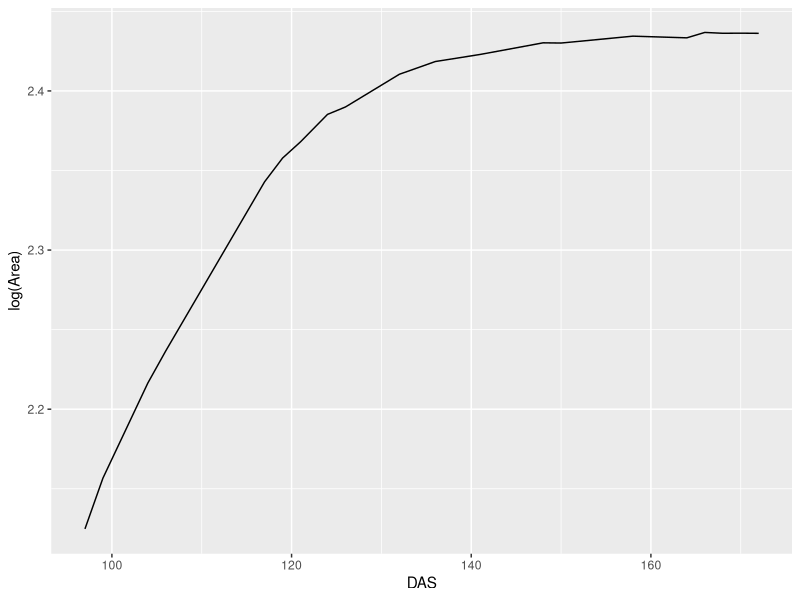
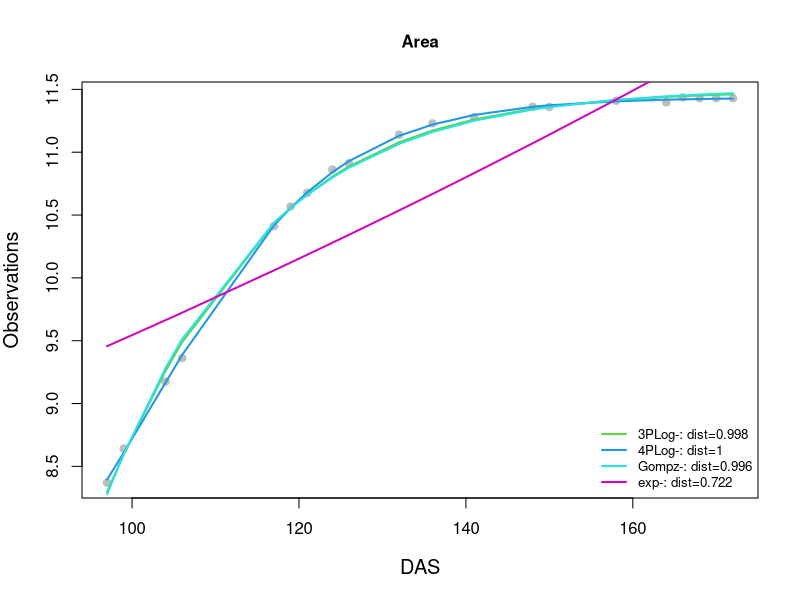

Write the R code that produced these figures, in order.
## ---- chunk 1
knitr::opts_chunk$set(echo = TRUE)
## ---- chunk 2
#knitr::opts_chunk$set(echo = TRUE)
library(nlme)
library(ggplot2)
library(minpack.lm)



dat <- 
  structure(list(DAS = c(97L,99L,104L,106L,117L,119L,121L,124L,126L,132L,136L,141L,148L,150L,158L,164L,166L,168L,170L,172L), Area = c(8.370800727, 8.64213355,9.174472016, 9.362132007,10.41167566,10.56785796,10.67644391,10.86194839,10.91280857,11.13945071,11.2288634,
11.27908539,11.36168603,11.36015415,11.40938073,11.39736634,11.43609057,11.4300116,11.43073739,
11.42969817)), .Names = c("DAS", "Area"), class = "data.frame", row.names = c(NA, -20L))

## ---- chunk 3
ggplot(dat, aes(DAS, log(Area)))+ geom_line()


## ---- chunk 4

goodnessoffit = function(dobs, dpred){
  
  gof <- 1 - (sum(( dobs - dpred )^2)/
                    sum((dobs - mean(dobs))^2))
  
  return(gof)
  
}
  

#' Fit logist 3 parm model
#' @param sdat data
#' @param trait to be tested
fitLogis = function(sdat, trait){
  
  y = as.formula(paste(trait, '~', 'SSlogis(DAS, Asym, xmid, scal)', sep=''))
  tmp.logis  <- getInitial(y, data = sdat)
  fit.logis  <- nlsLM(y, trace = F, control = list(maxiter=500), data = sdat)
  return(fit.logis)
 
}


#' Fit logist 4 parm model
#' @param sdat data
#' @param trait to be tested
fitFpl = function(sdat, trait){
  
  y = as.formula(paste(trait, '~', 'SSfpl(DAS, A, B, xmid, scal)', sep=''))
  tmp.fpl  <- getInitial(y, data = sdat)
  fit.fpl <- nlsLM(y, data = sdat)
  return(fit.fpl)
  
}

fitGomp = function(sdat, trait){
  
  y = as.formula(paste(trait, '~', 'SSgompertz(DAS, Asym, b2, b3)', sep=''))
  tmp.gomp <- getInitial(y, data = sdat)
  fit.gomp <- nlsLM(y, data = sdat)
  return(fit.gomp)
  
}

#' Fit exponential
#' @param sdat data
#' @param trait to be tested
fitExp = function(sdat, trait){
  
  t = as.formula(paste(trait, '~', 'DAS', sep=''))
  mod1 <- lm(t, data = sdat)
  y = as.formula(paste(trait, '~', 'M0*exp(r*DAS)', sep=''))
  fit.exp <- nlsLM(y, data = sdat, start = list(M0 = exp(coef(mod1)[1]), r = coef(mod1)[2]))
  return(fit.exp)
}

#' fitBimodal
#' @param sdat data set
#' @title plot
#' @param mute produce a plot (TRUE) or not FALSE
fitBimodal = function(sdat, title=NULL, mute=FALSE){
  
  library(mixtools)
  response = sdat
  mixmdl = normalmixEM(response)
  if(mute == TRUE){
      plot(mixmdl, which=2, main2=title)
      lines(density(response), lty=2, lwd=2)
  }
  return(mixmdl)
  
}
## ---- chunk 5

testModels = function(sdat, trait)
{
  
  m = list()
  m[['3PLog']] = fitLogis(sdat, trait)
  m[['4PLog']] = fitFpl(sdat, trait)
  m[['Gompz']] = fitGomp(sdat, trait)
  m[['exp']] = fitExp(sdat, trait)
  plot(sdat[['DAS']], sdat[[trait]], pch=19, col="grey" , cex.main=1, cex.lab=1.2,
       main=trait, xlab="DAS", ylab="Observations")
  
  le <- c()
  for(i in names(m)){
    lines(sdat[['DAS']], predict(m[[i]]), col=(which(names(m) == i)+2), lwd=2) 
    gof = goodnessoffit(sdat[[trait]], predict(m[[i]]))
    le <- c(le, sprintf("%s-: dist=%s", i, round(gof, 3)))
  }
  legend("bottomright", legend=le, lwd=2, col=3:6, bty="n", cex=0.8)
}

testModels(dat, 'Area')
